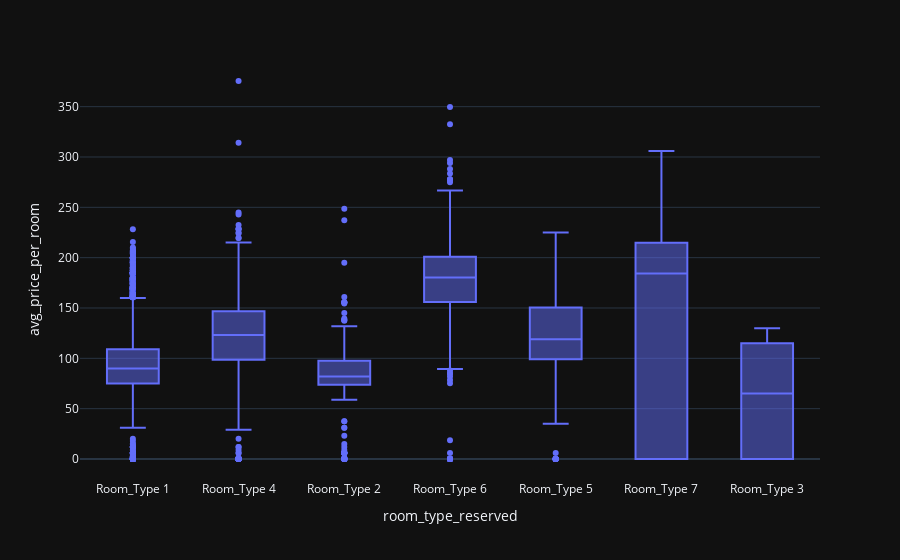

The code cell stored with this chart in its notebook:
### Markdown cell above
## How much do guests pay for a room per night?

### Code cell
data = df[df['booking_status'] == 'Not_Canceled']

px.box(data_frame = data, x = 'room_type_reserved', y = 'avg_price_per_room', template = 'plotly_dark')

### Figure 1 — Plotly figure (JSON) as saved in the notebook; plotly's stock layout.template omitted (floating-point values rounded to 4 significant figures; data arrays with more than 128 entries replaced by an {"elided": "..."} marker saying what was removed)
{"data": [{"alignmentgroup": "True", "hovertemplate": "room_type_reserved=%{x}<br>avg_price_per_room=%{y}<extra></extra>", "legendgroup": "", "marker": {"color": "#636efa"}, "name": "", "notched": false, "offsetgroup": "", "orientation": "v", "showlegend": false, "x": {"elided": "24390 str values"}, "x0": " ", "xaxis": "x", "y": {"elided": "24390 float values"}, "y0": " ", "yaxis": "y", "type": "box"}], "layout": {"xaxis": {"anchor": "y", "domain": [0, 1], "title": {"text": "room_type_reserved"}, "type": "category", "range": [-0.5, 6.5], "autorange": true}, "yaxis": {"anchor": "x", "domain": [0, 1], "title": {"text": "avg_price_per_room"}, "type": "linear", "range": [-20.86, 396.4], "autorange": true}, "legend": {"tracegroupgap": 0}, "margin": {"t": 60}, "boxmode": "group", "autosize": true}}
